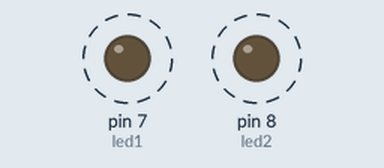
Simulated run of this sketch. Board: Arduino Uno, built with avr-gcc and run on an emulated ATmega328P. Shown: output pins drawn as LEDs (lit = HIGH). Dashed ring = blinking. What the sketch prints to the serial monitor is not drawn.

Above: at 0.1 s.
Timing chart, 0 to 3.0 s (numbered marks = the images above):
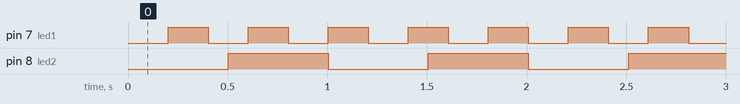

Measured:
- by itself, pin 7 (led1): alternates HIGH for 0.20 s and LOW for 0.20 s
- by itself, pin 8 (led2): alternates HIGH for 0.50 s and LOW for 0.50 s
- by itself, everything shown: repeats every 2.0 s, in 12 steps

The sketch:

LEDs.arduino.ino
```cpp
int led1 = 7;
int led2 = 8;

unsigned long currentTime = 0;

unsigned long tick = 0;

bool led1State = false;
bool led2State = false;

unsigned long previousTime = 0;

void setup()
{
  Serial.begin(9600);
  pinMode(led1, OUTPUT);
  pinMode(led2, OUTPUT);

  digitalWrite(led1, LOW);
  digitalWrite(led2, LOW);
}

void loop()
{
  currentTime = millis();

  if (currentTime - previousTime >= 10)
  {
    previousTime = currentTime;
    tick++;
    if (tick % 20 == 0)
    {
      toggleLed1();
    }
    if (tick % 50 == 0)
    {
      toggleLed2();
    }
          Serial.println(tick);
  }
}

void toggleLed1()
{
  if (led1State == false)
  {
    digitalWrite(led1, HIGH);
    led1State = true;
  }
  else
  {
    digitalWrite(led1, LOW);
    led1State = false;
  }
}


void toggleLed2()
{
  if (led2State == false)
  {
    digitalWrite(led2, HIGH);
    led2State = true;
  }
  else
  {
    digitalWrite(led2, LOW);
    led2State = false;
  }
}
```

LED.ino
```cpp
void toggleLed(int pin)
{
  digitalWrite(pin, !(digitalRead(pin)));
}
```
